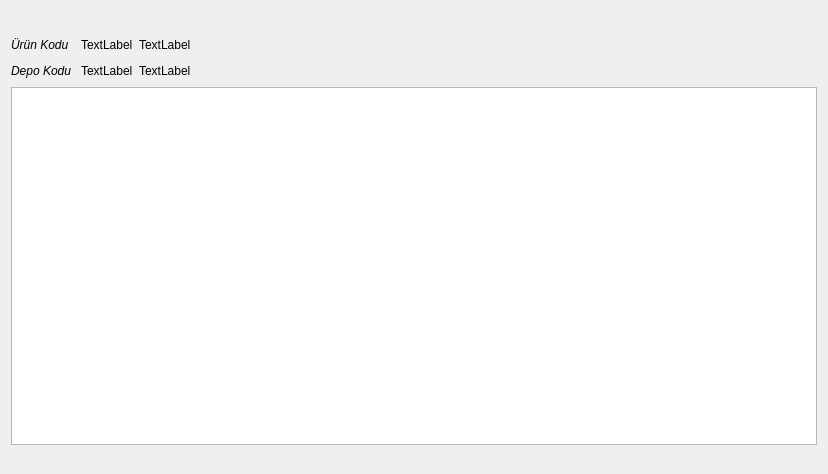
<?xml version="1.0" encoding="UTF-8"?>
<ui version="4.0">
 <class>STOK_GIDEN_SERI_NO_FISI</class>
 <widget class="QDialog" name="STOK_GIDEN_SERI_NO_FISI">
  <property name="geometry">
   <rect>
    <x>0</x>
    <y>0</y>
    <width>828</width>
    <height>474</height>
   </rect>
  </property>
  <property name="sizePolicy">
   <sizepolicy hsizetype="Expanding" vsizetype="Expanding">
    <horstretch>0</horstretch>
    <verstretch>0</verstretch>
   </sizepolicy>
  </property>
  <property name="minimumSize">
   <size>
    <width>450</width>
    <height>177</height>
   </size>
  </property>
  <property name="windowTitle">
   <string>Seri Numaraları Çıkış</string>
  </property>
  <layout class="QGridLayout" name="gridLayout_3" rowstretch="1,1,2,20,1">
   <property name="sizeConstraint">
    <enum>QLayout::SetNoConstraint</enum>
   </property>
   <item row="0" column="0">
    <widget class="QWidget" name="navigation_button_widget" native="true">
     <property name="sizePolicy">
      <sizepolicy hsizetype="Expanding" vsizetype="Expanding">
       <horstretch>0</horstretch>
       <verstretch>0</verstretch>
      </sizepolicy>
     </property>
    </widget>
   </item>
   <item row="1" column="0">
    <layout class="QGridLayout" name="gridLayout" columnstretch="1,0,0,0">
     <item row="0" column="0">
      <widget class="QLabel" name="label_1">
       <property name="sizePolicy">
        <sizepolicy hsizetype="Fixed" vsizetype="Fixed">
         <horstretch>0</horstretch>
         <verstretch>0</verstretch>
        </sizepolicy>
       </property>
       <property name="font">
        <font>
         <italic>true</italic>
        </font>
       </property>
       <property name="text">
        <string>Ürün Kodu  </string>
       </property>
      </widget>
     </item>
     <item row="0" column="1">
      <widget class="QLabel" name="label_urun_kodu">
       <property name="sizePolicy">
        <sizepolicy hsizetype="Fixed" vsizetype="Fixed">
         <horstretch>0</horstretch>
         <verstretch>0</verstretch>
        </sizepolicy>
       </property>
       <property name="text">
        <string>TextLabel</string>
       </property>
      </widget>
     </item>
     <item row="0" column="2">
      <widget class="QLabel" name="label_urun_adi">
       <property name="sizePolicy">
        <sizepolicy hsizetype="Expanding" vsizetype="Fixed">
         <horstretch>0</horstretch>
         <verstretch>0</verstretch>
        </sizepolicy>
       </property>
       <property name="text">
        <string>TextLabel</string>
       </property>
      </widget>
     </item>
     <item row="0" column="3">
      <spacer name="horizontalSpacer">
       <property name="orientation">
        <enum>Qt::Horizontal</enum>
       </property>
       <property name="sizeHint" stdset="0">
        <size>
         <width>40</width>
         <height>20</height>
        </size>
       </property>
      </spacer>
     </item>
    </layout>
   </item>
   <item row="2" column="0">
    <layout class="QGridLayout" name="gridLayout_2" columnstretch="1,1,3,5">
     <item row="0" column="0">
      <widget class="QLabel" name="label_5">
       <property name="sizePolicy">
        <sizepolicy hsizetype="Fixed" vsizetype="Fixed">
         <horstretch>0</horstretch>
         <verstretch>0</verstretch>
        </sizepolicy>
       </property>
       <property name="font">
        <font>
         <italic>true</italic>
        </font>
       </property>
       <property name="text">
        <string>Depo Kodu </string>
       </property>
      </widget>
     </item>
     <item row="0" column="3">
      <spacer name="horizontalSpacer_2">
       <property name="orientation">
        <enum>Qt::Horizontal</enum>
       </property>
       <property name="sizeHint" stdset="0">
        <size>
         <width>40</width>
         <height>20</height>
        </size>
       </property>
      </spacer>
     </item>
     <item row="0" column="1">
      <widget class="QLabel" name="label_depo_kodu">
       <property name="sizePolicy">
        <sizepolicy hsizetype="Fixed" vsizetype="Fixed">
         <horstretch>0</horstretch>
         <verstretch>0</verstretch>
        </sizepolicy>
       </property>
       <property name="text">
        <string>TextLabel</string>
       </property>
      </widget>
     </item>
     <item row="0" column="2">
      <widget class="QLabel" name="label_depo_adi">
       <property name="sizePolicy">
        <sizepolicy hsizetype="Expanding" vsizetype="Fixed">
         <horstretch>0</horstretch>
         <verstretch>0</verstretch>
        </sizepolicy>
       </property>
       <property name="text">
        <string>TextLabel</string>
       </property>
      </widget>
     </item>
    </layout>
   </item>
   <item row="3" column="0">
    <widget class="QTableWidget" name="tableWidget_seri_numaralari"/>
   </item>
   <item row="4" column="0">
    <spacer name="verticalSpacer">
     <property name="orientation">
      <enum>Qt::Vertical</enum>
     </property>
     <property name="sizeHint" stdset="0">
      <size>
       <width>20</width>
       <height>40</height>
      </size>
     </property>
    </spacer>
   </item>
  </layout>
 </widget>
 <tabstops>
  <tabstop>tableWidget_seri_numaralari</tabstop>
 </tabstops>
 <resources/>
 <connections/>
</ui>
